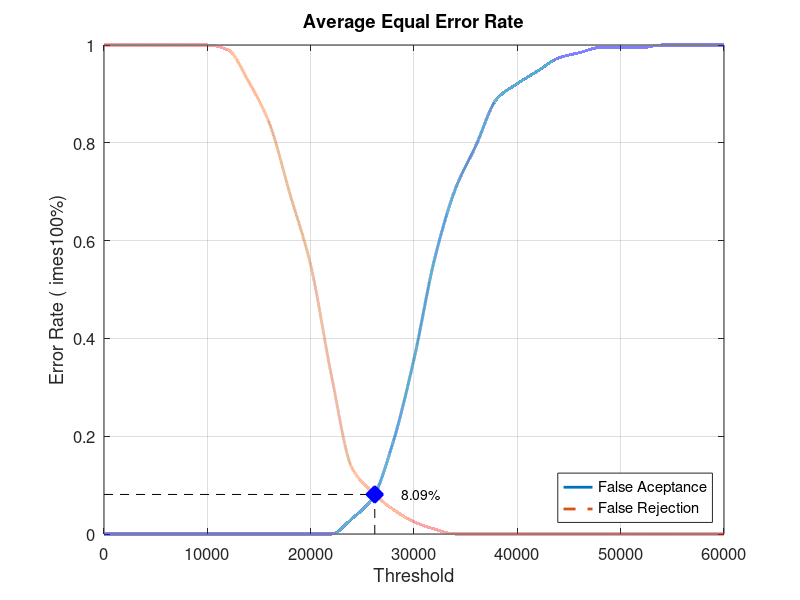
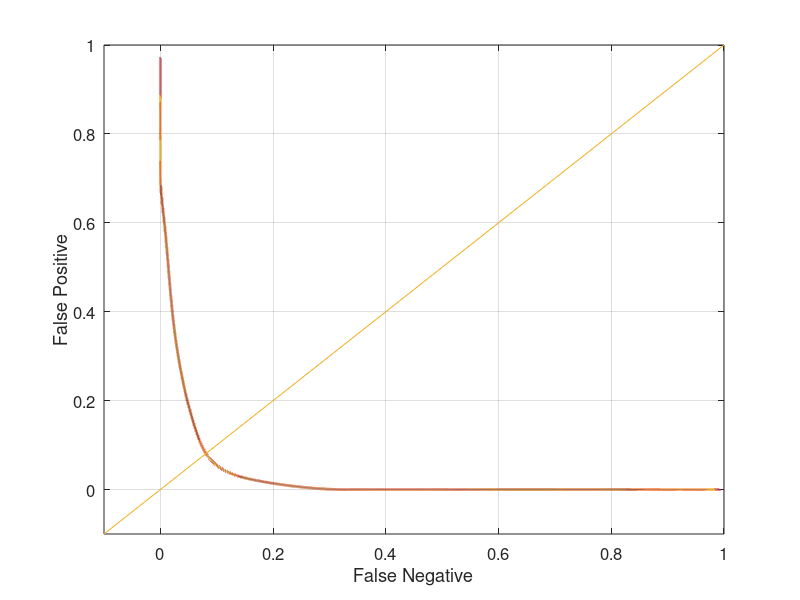

These figures' MATLAB source, in order:
close all;
clear;
clc;
x = 0:2000:60000;
xq = 0:0.5:60000;

y0 = [0 0 0 0 0 0 0 0 0 0 0 0 0.0315789 0.0736842 0.189474 0.357895 0.563158 0.705263 0.794737 0.889474 0.921053 0.947368 0.973684 0.984211 0.994737 0.994737 0.994737 1 1 1 1]
yy0 = interp1(x, y0, xq, 'pchip');
y1 = [1 1 1 1 1 1 0.99 0.925 0.84 0.695 0.55 0.325 0.135 0.085 0.05 0.025 0.01 0 0 0 0 0 0 0 0 0 0 0 0 0 0]
yy1 = interp1(x, y1, xq, 'pchip');

% Calculating EER: 
y2 = abs(y0 - y1);
find(y2 == min(y2))
yy2 = abs(yy0 - yy1);
xEER = find(yy2 == min(yy2));
xEERIndex = xq(xEER) % X-axis EER
yEER = yy0(xEER) % Y-axis EER

main = figure
plot(xq, yy0,'-','LineWidth', 2);	hold on
plot(xq, yy1,'--','LineWidth', 2);	hold on
plot([xEERIndex xEERIndex], [0 yEER], 'k--');	hold on
plot([0 xEERIndex], [yEER yEER], 'k--');	hold on
plot(xEERIndex, yEER, 'bx', 'LineWidth', 10);	hold on
text(xEERIndex + 10 * xEERIndex / 100, yEER, [num2str(round((10000 * yEER)) / 100) '%'])
legend('False Aceptance', 'False Rejection', 'Location', 'SouthEast')
xlabel('Threshold')
ylabel('Error Rate (	imes100%)')
title('Average Equal Error Rate')
set(gca, 'FontSize', 12)
axis([0 60000 0 1])
grid on

print(main, 'Database5_4Main', '-dpng');
FNRxFPR = figure('Color', [1 1 1]);
plot(yy1, yy0, '-', yy1, yy0, 'LineWidth', 2);
hold on
y = -0.1:0.1:1
plot(y, y); 
set(gca, 'FontSize', 12)
xlabel('False Negative')
ylabel('False Positive')
axis([-0.1 1 -0.1 1])
set(gca, 'FontSize', 12)
grid on

print(FNRxFPR, 'Database5_4FNRxFPR','-dpng');
